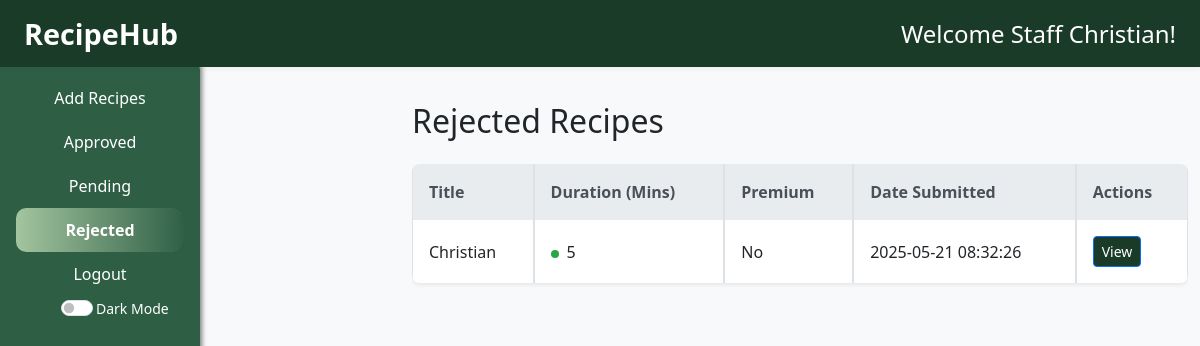
Page /staff/status/rejected (signed in) on the committed database.
### tables this page shows
CREATE TABLE Recipes (
      id INTEGER PRIMARY KEY AUTOINCREMENT,
      title TEXT,
      ingredients TEXT,
      instructions TEXT,
      duration INTEGER,
      isPremium INTEGER DEFAULT 0,
      status TEXT DEFAULT 'pending',
      staff_id INTEGER,
      createdAt TIMESTAMP DEFAULT CURRENT_TIMESTAMP, image TEXT, courseType TEXT,
      FOREIGN KEY (staff_id) REFERENCES Staff(id)
    );

### app.py (the view)
@app.route('/staff/status/<status>')
def view_status(status):
    if 'user_id' not in session or session['role'] != 'staff':
        flash("Unauthorized access. Please log in as staff.", "danger")
        return redirect(url_for('login'))
    if status not in ['approved', 'pending', 'rejected']:
        flash("Invalid status category.", "danger")
        return redirect(url_for('shome'))
    db = get_db_connection()
    cursor = db.cursor()
    cursor.execute(
        '''
        SELECT * FROM Recipes
        WHERE status = ? AND staff_id = ?
        ORDER BY createdAt DESC
        ''', (status, session['user_id']))
    recipes = cursor.fetchall()
    db.close()
    return render_template('staff/status.html', recipes=recipes, status=status)

### db_setup.py (called while the page is built)
def get_db_connection():
  conn = sqlite3.connect('RecipeHub.db')
  conn.row_factory = sqlite3.Row
  return conn

### templates/staff/status.html
{% extends "staff/staff_base.html" %}
{% block head %}
<link rel="stylesheet" href="{{ url_for('static', filename='status.css') }}">
{% endblock %}
{% block body %}
<div class="container-fluid">
  <h2 class="mb-4 text-capitalize">{{ status }} Recipes</h2>
  {% if recipes %}
  <div class="table-responsive">
    <table class="table table-bordered table-hover">
      <thead class="thead-dark">
        <tr>
          <th>Title</th>
          <th>Duration (mins)</th>
          <th>Premium</th>
          <th>Date Submitted</th>
          <th>Actions</th>
        </tr>
      </thead>
      <tbody>
        {% for recipe in recipes %}
        <tr>
          <td>{{ recipe.title }}</td>
          <td>{{ recipe.duration }}</td>
          <td>{{ 'Yes' if recipe.isPremium else 'No' }}</td>
          <td>{{ recipe.createdAt }}</td>
          <td>
            <a href="{{ url_for('view_staff_recipe', recipe_id=recipe.id) }}" class="btn btn-primary btn-sm">View</a>
          </td>
        </tr>
        {% endfor %}
      </tbody>
    </table>
  </div>
  {% else %}
    <p>No {{ status }} recipes available.</p>
  {% endif %}
</div>
{% endblock %}

### templates/staff/staff_base.html (shortened to what this page needs)
<!DOCTYPE html>
<html lang="en">
<head>
  <link href="https://cdn.jsdelivr.net/npm/bootstrap@5.3.0/dist/css/bootstrap.min.css" rel="stylesheet" />
  <link rel="stylesheet" href="{{ url_for('static', filename='staff_base.css') }}" />
  <link rel="stylesheet" href="{{ url_for('static', filename='add_recipe.css') }}">
  {% block head %}{% endblock %}
</head>
<body>
  <nav id="sidebarMenu" class="sidebar d-none d-md-flex flex-column flex-shrink-0 p-3 text-white">
    <ul class="nav nav-pills flex-column mb-auto">
      <li class="nav-item">
        <a href="{{ url_for('add_recipe') }}" class="nav-link {% if request.endpoint == 'add_recipe' %}active{% endif %}">Add Recipes</a>
      </li>
      <li class="nav-item">
        <a href="{{ url_for('view_status', status='approved') }}" class="nav-link {% if request.view_args.get('status') == 'approved' %}active{% endif %}">Approved</a>
      </li>
      <li class="nav-item">
        <a href="{{ url_for('view_status', status='pending') }}" class="nav-link {% if request.view_args.get('status') == 'pending' %}active{% endif %}">Pending</a>
      </li>
      <li class="nav-item">
        <a href="{{ url_for('view_status', status='rejected') }}" class="nav-link {% if request.view_args.get('status') == 'rejected' %}active{% endif %}">Rejected</a>
      </li>
      <li class="nav-item">
        <a href="{{ url_for('logout') }}" class="nav-link">Logout</a>
      </li>
      <div class="form-check form-switch text-white">
        <span class="dmLabel"><small>Dark Mode</small></span>
        <input class="form-check-input" type="checkbox" id="darkModeToggle" />
      </div>
    </ul>
  </nav>
  <header class="flex-wrap flex-md-nowrap">
    <span class="logo">RecipeHub</span>
    <div class="auth-buttons ms-auto">
      {% if session['username'] %}
        <span>Welcome Staff {{ session['name'] }}!</span>
      {% else %}
        <a href="{{ url_for('login') }}" class="button-link">Login</a>
      {% endif %}
    </div>
  </header>
  <main class="content">
    <div class="content-inner">
      {% block body %}{% endblock %}
    </div>
  </main>
</body>
</html>

### static/staff_base.css (style rules this page uses)
*, *::before, *::after { margin: 0; padding: 0; box-sizing: border-box; }
html, body { height: 100%; font-family: 'Poppins', sans-serif; color: black; background-color: white; overflow-x: hidden; }
body { min-height: 100vh; }
#darkModeToggle { margin-left:5px; }
.dmLabel { margin-left: 3px; }
header { background-color: #1B3B29; color: white; display: flex; justify-content: space-between; align-items: center; padding: 0.75rem 1.5rem; position: fixed; top: 0; left: 0; right: 0; z-index: 1030; font-size: 1.5rem; box-shadow: 0 2px 6px rgba(0, 0, 0, 0.05); gap: 1rem; }
.logo { font-weight: 900; font-size: 1.8rem; color: white; user-select: none; }
.auth-buttons { display: flex; gap: 0.75rem; align-items: center; }
.sidebar { background-color: #2E5F45; border-radius: 0 10px 10px 0; box-shadow: 2px 0 5px rgba(0, 0, 0, 0.5); width: 200px; height: calc(100vh - 50px); position: fixed; top: 60px; left: 0; overflow-y: auto; z-index: 1020; padding: 1rem; }
.sidebar .nav-link { position: relative; color: white; border-radius: 10px; font-weight: 500; padding: 10px 0; text-align: center; transition: background-color 0.3s ease, color 0.3s ease; width: 100%; z-index: 1; overflow: hidden; }
.sidebar .nav-link.active { background-color: #1B3B29 !important; color: white !important; font-weight: 600; }
.sidebar .nav-link.active::before { content: ''; position: absolute; top: -2px; left: -2px; right: -2px; bottom: -2px; background: linear-gradient(90deg, #A5C6A0, #2E5F45, #1B3B29, #A5C6A0); background-size: 300% 300%; z-index: -1; border-radius: 12px; animation: borderFlow 4s linear infinite; }
.content { margin-left: 200px; margin-top: 70px; padding: 2rem; min-height: calc(100vh - 70px); overflow-x: hidden; display: flex; flex-wrap: wrap; justify-content: center; width: 100%; }
.content-inner { width: 100%; max-width: 800px; }
.btn { background-color: #1B3B29; }

### static/add_recipe.css (style rules this page uses)
body { transition: background-color 0.3s, color 0.3s; }

### static/status.css (style rules this page uses)
body { color: #212529; background-color: #f8f9fa; font-family: 'Segoe UI', Tahoma, Geneva, Verdana, sans-serif; }
.table { border-collapse: separate; border-spacing: 0; border-radius: 0.5rem; overflow: hidden; box-shadow: 0 0.125rem 0.25rem rgba(0, 0, 0, 0.075); }
.table th, .table td { vertical-align: middle; padding: 1rem; border-color: #dee2e6; }
.table th { background-color: #e9ecef; color: #495057; font-weight: 600; text-transform: capitalize; }
.table .btn-sm { font-size: 0.875rem; padding: 0.25rem 0.5rem; border-radius: 0.25rem; }
td:nth-child(2) { font-weight: 500; }
td:nth-child(2)::before { content: ''; display: inline-block; width: 0.5rem; height: 0.5rem; margin-right: 0.5rem; border-radius: 50%; background-color: #28a745 !important; }

### rows in the picture
Recipes: name "Christian", status "Rejected", title "Christian", duration "5", isPremium "No", createdAt "2025-05-21 08:32:26"
